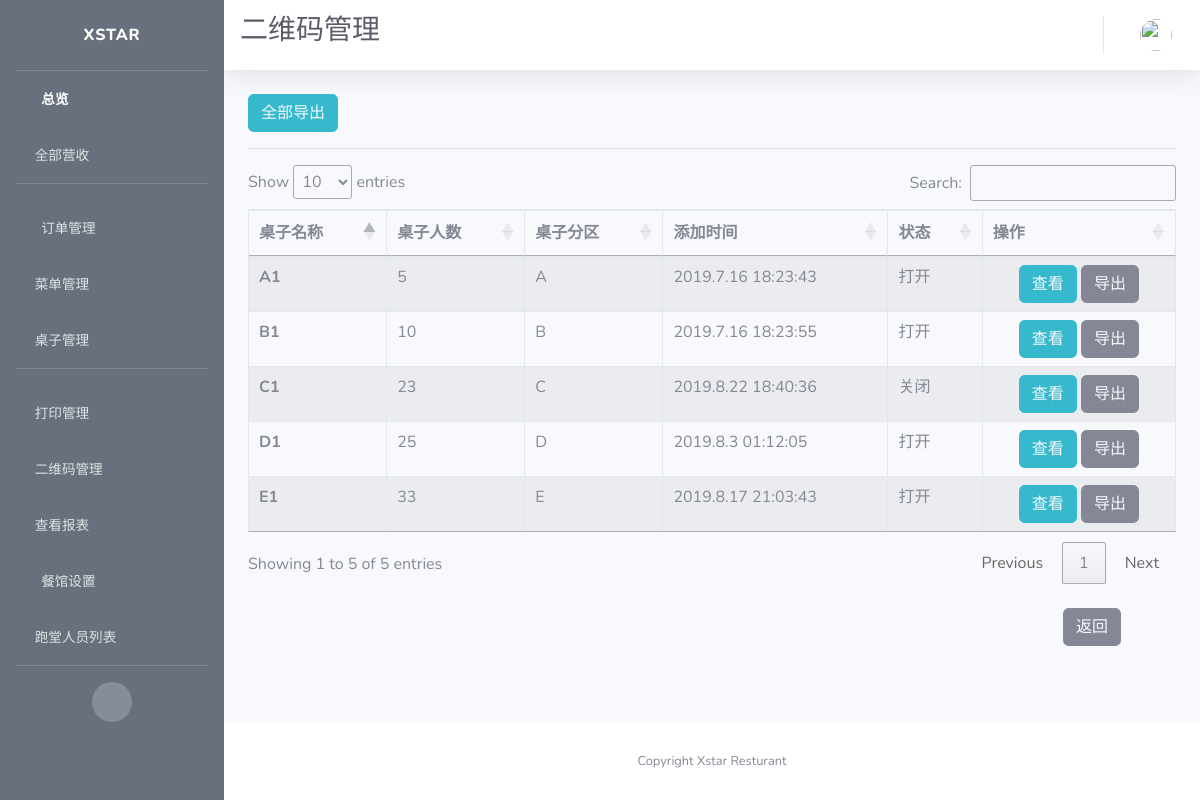
/qrcode/manage, run on an earlier commit of the app's database.
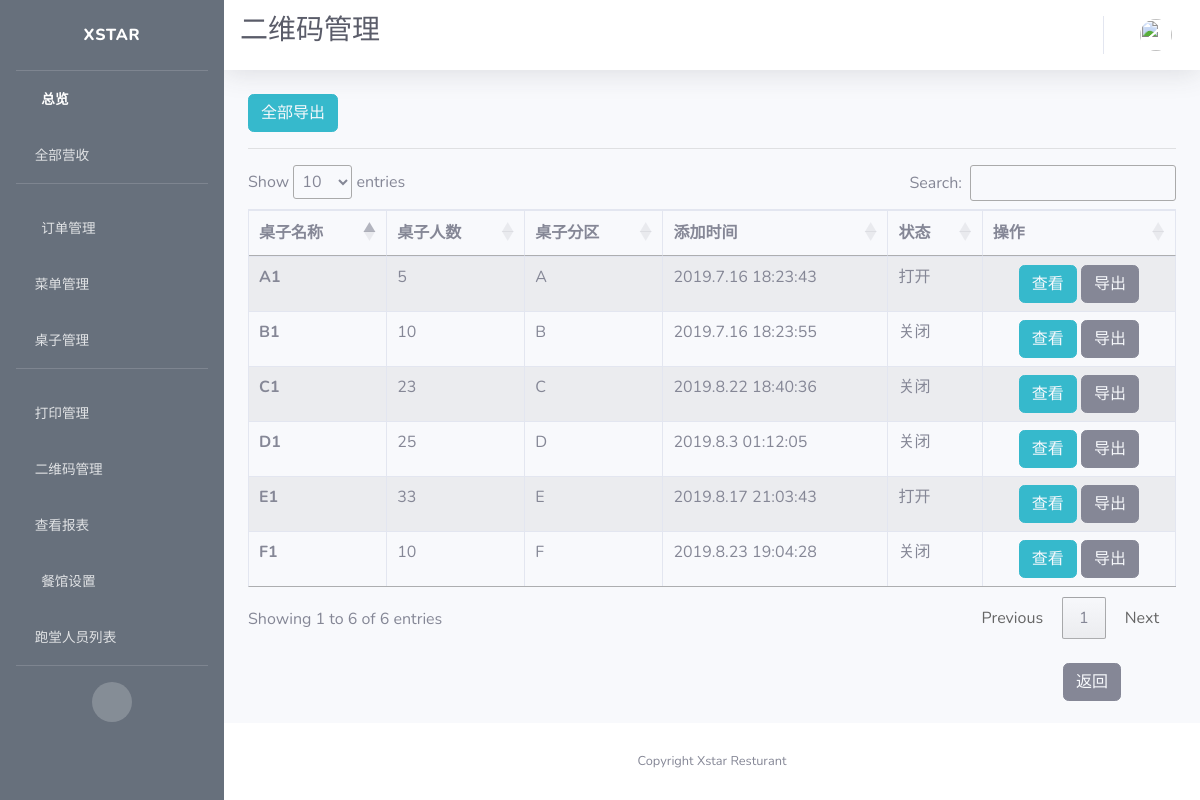
And on a later commit of the database.
### app/models.py (models this page shows, shortened)
class Table(db.Model):
    id = db.Column(db.Integer, primary_key=True, unique=True, index=True)
    name = db.Column(db.String(100), unique=True)
    number = db.Column(db.Integer, nullable=False, unique=False)
    section = db.Column(db.String(10), unique=False)
    seats = db.Column(db.String(100))
    is_on = db.Column(db.Boolean, nullable=False, default=False)
    timeCreated = db.Column(db.DateTime, default=datetime.utcnow)
    container = db.Column(db.String(300))

### app/routes.py (the view)
@app.route('/qrcode/manage')
def qrcode_manage():
    tables = Table.query.all()
    context = dict(referrer=request.headers.get('Referer'),
                   title=u"二维码管理",
                   tables=tables,
                   company_name=company_info.get('company_name'),
                   format=datetime_format)
    return render_template('qrcode.html', **context)

### app/templates/qrcode.html (shortened to what this page needs)
{% extends 'base.html' %}
{% block css %}
<link rel="stylesheet" type="text/css" href="https://cdn.datatables.net/1.10.19/css/jquery.dataTables.css">
<link rel="stylesheet" type="text/css" href="https://cdnjs.cloudflare.com/ajax/libs/twitter-bootstrap/4.1.3/css/bootstrap.css">
<link rel="stylesheet" type="text/css" href="https://cdn.datatables.net/1.10.19/css/dataTables.bootstrap4.min.css">
{% endblock %}
{% block title %}
<h1 class="h3 mb-2 text-gray-800">二维码管理</h1>
<br>
{% endblock %}
{% block content %}
<button type="button" class="btn btn-info">
  <a href={{url_for('export_qrcode', table_name="All")}} style="color: rgb(247, 249, 252)">
     全部导出
  </a>
</button>
<hr>
<div class="row">
    <div class="col-sm-12">
      <table id="example" class="table table-striped table-bordered">
      <thead>
        <tr>
          <th scope="col">桌子名称</th>
          <th scope="col">桌子人数</th>
          <th scope="col">桌子分区</th>
          <th scope="col">添加时间</th>
          <th scope="col">状态</th>
          <th scope="col">操作</th>
        </tr>
      </thead>
      <tbody>
        {% for table in tables %}
        <tr>
          <th scope="row">{{ table.name }}</th>
          <td>{{ table.number }}</td>
          <td>{{ table.section }}</td>
          <td>{{ table.timeCreated.strftime(format) }}</td>
          {% if table.is_on %}
          <td>打开</td>
          {% else %}
          <td>关闭</td>
          {% endif %}
          <td style="text-align:center">
            <span>
              <button type="button" class="btn btn-info">
                <a style="color: rgb(247, 249, 252)" href="{{ url_for('view_qrcodes', table_id=table.id) }}">
                  查看
                </a>
              </button>
            </span>
            <span>
              <button type="button" class="btn btn-secondary">
                <a href={{url_for('export_qrcode', table_name=table.name)}} style="color: rgb(247, 249, 252)">
                  导出
                </a>
              </button>
            </span>
          </td>
        </tr>
        {% endfor %}
      </tbody>
    </table>
    </div>
</div>
<br>
<button type="button" class="btn btn-secondary" id="back">
  <a style="color: rgb(247, 249, 252)" href={{ referrer }}>
    返回
</button>
{% endblock %}

What changed in the data, as far as the page shows it:
changed Table (number 2 of 6 on the later page): is_on "打开" → "关闭"
changed Table (number 3 of 6 on the later page): is_on "打开" → "关闭"
added Table: name "F1", number "10", section "F", timeCreated "2019.8.23 19:04:28", is_on "关闭"
Also different on the page:
text written by a page script: "Show entries Search: Showing 1 to 5 of 5 entries Previous 1 Next" → "Show entries Search: Showing 1 to 6 of 6 entries Previous 1 Next"
